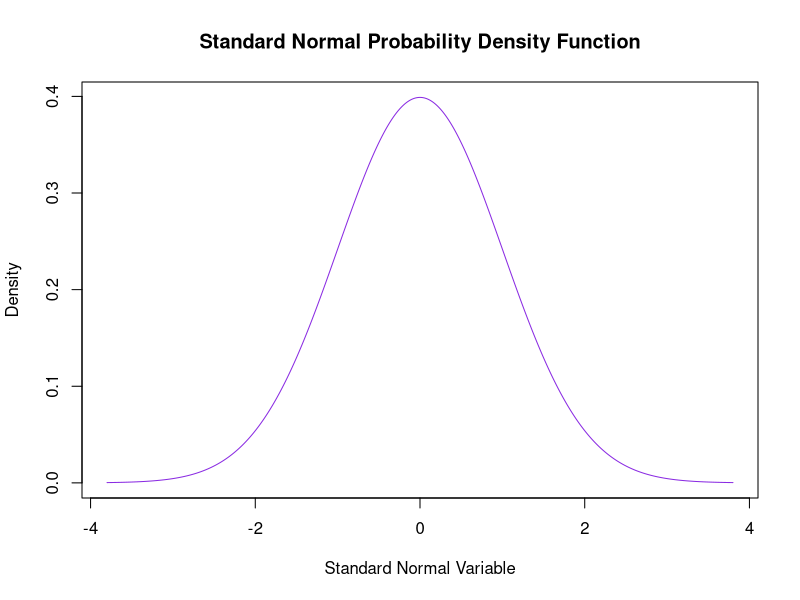
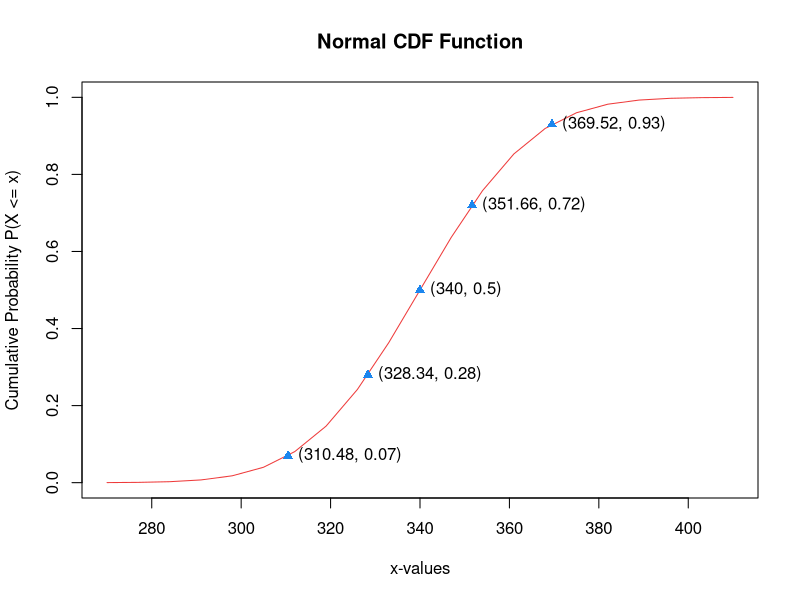

Here is the R script that generated these plots, in order:
##### R Project 4: Normal Distribution
##### Name: Jonathan Kang
##### Version Number: 1


#############################
###### PART 1 ###############
###### GRAPH  ###############
#############################

## DENSITY FUNCTION
	## C1: Create x-values - code
xvals_part1 <- seq(-3.8, 3.8, by=0.005)

	## C2: Create y-values - code
yvals_part1 <- dnorm(xvals_part1, 0, 1)

	## C3: Create Plot - code
	## Remember to save your plot and also submit it to Gradescope.
plot(xvals_part1, yvals_part1, type = "l",
     main = "Standard Normal Probability Density Function",
     xlab = "Standard Normal Variable", ylab = "Density",
     col = "blueviolet")




#############################
###### PART 1 ###############
###### QUESTIONS  ###########
#############################

## Question 1: Largest approximate y value
	# Answer: 0.3989423
max(yvals_part1)


## Question 2: Describe the Standard Normal Density Function
	# Answer:
#Standard normal density functions are symmetrical, bell shaped curves.




## Question 3: x-values
	# Do they stop?
#No

	# Reason:
#Unless bounded like the part 1 graph,
#x values do not stop at either side,
#going from -infinity to infinity. The graph creates the bounds just to
#present the data small but good enough to show important data.

	# If they don't stop, what do they go to?
#-infinity to infinity.



## Question 4: Standard Normal Questions
	## a) What is the mean and variance of the standard normal distribution?
			## Mean = 0
			## Variance = 1
	

	## b) What random variable abbreviation do we usually use to represent the standard normal distribution?
			## Answer: Z

	
	## c) Based on graph in Part 1, what do the values on the horizontal axis represent?
			## Answer:
#For a standard normal distribution, it would be z-score, or how many
#standard deviations it is from the mean, but for z-score it's negative
#for left half side, positive for right half.






#############################
###### PART 2 ###############
###### GRAPH  ###############
#############################

## CUMULATIVE DISTRIBUTION FUNCTION
## X ~ N(mean = 340; variance = 400) (see PDF for mean and variance values)


	## C4: Create x-values - code
xvals_part2 <- seq(270, 410, by=7)


	## C5: Create y-values - code
yvals_part2 <- pnorm(xvals_part2, 340, sqrt(400))


	## C6: Create Plot - code
plot(xvals_part2, yvals_part2, type = "l", main = "Normal CDF Function",
     xlab = "x-values", ylab = "Cumulative Probability P(X <= x)",
     col = "brown2")


	## C7: Cumulative Probabilities - code
cumulative_prob <- c(0.07, 0.28, 0.50, 0.72, 0.93)


	## C8: Find x-values associated with cumulative probabilities - code
quantile_k <- qnorm(cumulative_prob, 340, sqrt(400))


	## C9: Overlay points on plot - code
points(quantile_k, cumulative_prob, pch = 17, col = "dodgerblue2")


	## C10: Add text at each point - code
	## Remember to save your plot and also submit it to Gradescope.  <- this is the only plot from Part 2 you need to submit.
text(quantile_k, cumulative_prob,
     labels = paste("(", round(quantile_k,2), ", ", cumulative_prob,")", sep = ""),
     pos = 4)





#############################
###### PART 2 ###############
###### QUESTIONS  ###########
#############################

## Question 5: What do the y-values approach as x goes to +/- infinity?
	# As x goes towards -infinity: 0


	# As x goes towards +infinity: 1





## Question 6: Pick one of the points on your graph from part 2.  Write a probability statement involving the $x$- and $y$- coordinate values that describes how they relate to each other.

	# Point you will use: (340, 0.5)


	# Probability Statement: P(X<=340)=0.5





## Question 7: Create and answer your own probability question based on your Part 2 graph.
## Include your code and your final answer.
## Do NOT use a table or your calculator.

	# Question: Find 75th percentile for y


	# Code:
qnorm(0.75, 340, sqrt(400))

	# Answer: 353.4898



